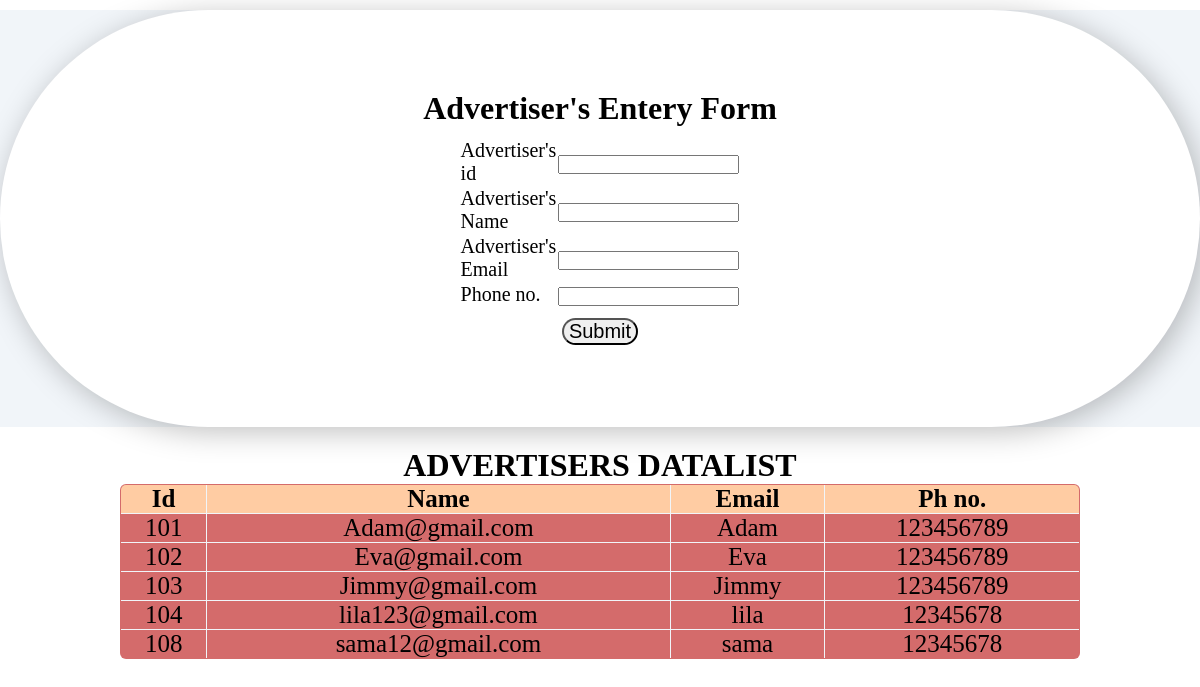
The app's page /XAMPP/htdocs/advertiser.php with its own data.
### tables this page shows
CREATE TABLE `advertisers` (
  `ADVERTISERS_id` smallint(10) NOT NULL,
  `ADVERTISERS_Email` varchar(45) NOT NULL,
  `ADVERTISER_name` varchar(45) NOT NULL,
  `ADVERTISER_number` bigint(20) NOT NULL
);

### XAMPP/htdocs/advertiser.php (the view, shortened to what this page needs)
<!DOCTYPE html>
<html lang="en">
<head>
</head>
<body>
    <div class="memory_back">
        <div class='memories__card'>
            <div align="center">
                <h1>Advertiser's Entery Form</h1>
            </div>
            <form action="insert_advertiser.php" method="post" class="insert_form">
                <table align="center" style="font-size: 20px;" width="25%" class="form_table">
                    <tr>
                        <td>
                            <label>Advertiser's id</label>
                        </td>
                        <td><input type="number" name="ADVERTISERS_id" /></td>
                    </tr>
                    <tr>
                        <td>
                            <label>Advertiser's Name</label>
                        </td>
                        <td><input type="text" name="ADVERTISER_name" /></td>
                    </tr>
                    <tr>
                        <td>
                            <label>Advertiser's Email</label>
                        </td>
                        <td><input type="email" name="ADVERTISERS_Email" /></td>
                    </tr>
                    <tr>
                        <td>
                            <label>Phone no.</label>
                        </td>
                        <td><input type="phone" name="ADVERTISER_number" /></td>
                    </tr>
                    <tr>
                        <td colspan="2" align="center" class="submit_btn">
                            <input type="submit" name="save" value="Submit" class="submit_btn" />
                        </td>
                    </tr>
                </table>
            </form>
        </div>
    </div>
</body>
</html>
<?php
    $servername = "localhost";
    $username = "root";
    $password = "";
    $dbname = "dam";
    $conn = mysqli_connect($servername, $username, $password, $dbname);
    $sql1 = "SELECT * FROM `advertisers`";
    $result = mysqli_query($conn, $sql1);
    $rows = mysqli_num_rows($result);
    echo "<center><h1>ADVERTISERS DATALIST</h1></center>";
    if($rows > 0)
    {
        echo
        "<center>
        <table border=1 width=80% class=datalist_table>
        <tr>
            <th>Id</th>
            <th>Name</th>
            <th>Email</th>
            <th>Ph no.</th>
        </tr>";
        while($row = mysqli_fetch_assoc($result))
        {
            echo
            "<tr>
                <td>". $row["ADVERTISERS_id"]."</td>
                <td>".$row["ADVERTISERS_Email"]."</td>
                <td>".$row["ADVERTISER_name"]."</td>
                <td>".$row["ADVERTISER_number"]."</td>
            </tr>";
        }
        echo
        "</table>
        </center>";
    }
?>

### XAMPP/htdocs/advertiser.php (style rules this page uses)
:root { --primary-color: #3d5cb8; --primary-color-dark: #334c99; --text-dark: #0f172a; --text-light: #64748b; --extra-light: #f1f5f9; --white: #ffffff; --max-width: 1200px; --light-orange: #d46b6b; --dark-bluesh: #223e52; }
* { padding: 0; margin: 0; box-sizing: border-box; }
.memory_back { background-color: var(--extra-light); }
.memories__card { padding: 5rem 4rem; text-align: center; border-radius: 15rem; background-color: var(--white); box-shadow: 5px 5px 30px rgba(0, 0, 0, 0.25); justify-content: space-around; align-items: center; margin-top: 10px; margin-bottom: 20px; }
.insert_form { margin-top: 10px; justify-content: center; width: 100%; align-items: center; display: flex; }
.insert_form .submit_btn { font-size: 20px; margin-top: 10px; padding-left: 5px; padding-right: 5px; border-radius: 15px; }

### records on screen
advertisers: ADVERTISERS_id "101", ADVERTISERS_Email "Adam@gmail.com", ADVERTISER_name "Adam", ADVERTISER_number "123456789"
advertisers: ADVERTISERS_id "102", ADVERTISERS_Email "Eva@gmail.com", ADVERTISER_name "Eva", ADVERTISER_number "123456789"
advertisers: ADVERTISERS_id "103", ADVERTISERS_Email "Jimmy@gmail.com", ADVERTISER_name "Jimmy", ADVERTISER_number "123456789"
advertisers: ADVERTISERS_id "104", ADVERTISERS_Email "lila123@gmail.com", ADVERTISER_name "lila", ADVERTISER_number "12345678"
advertisers: ADVERTISERS_id "108", ADVERTISERS_Email "sama12@gmail.com", ADVERTISER_name "sama", ADVERTISER_number "12345678"
